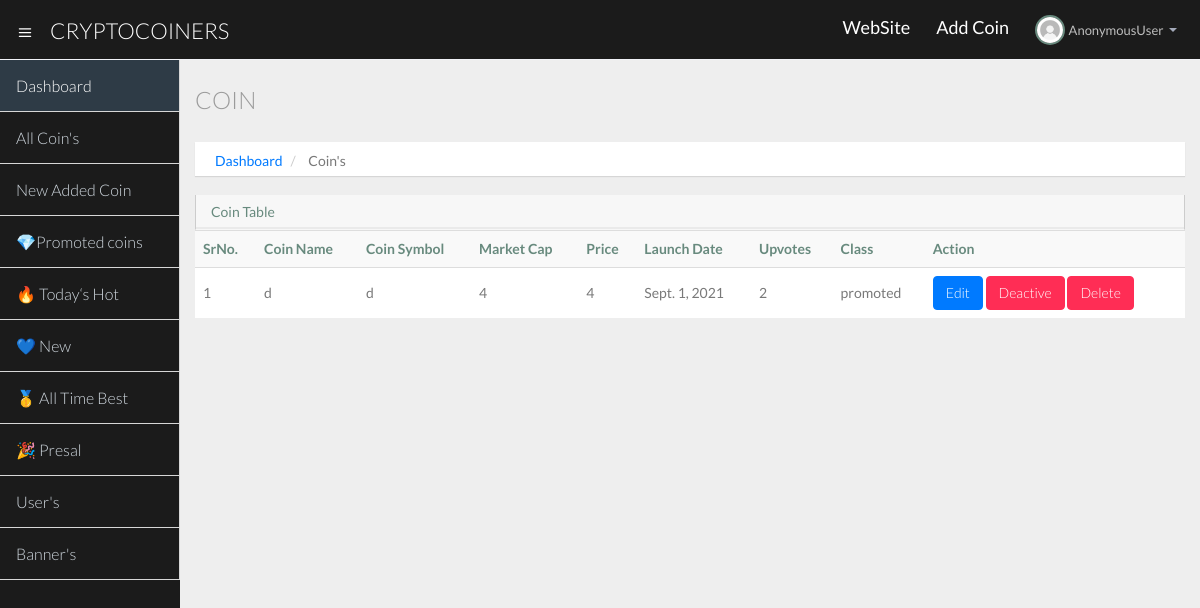
The app's page /promoted/, older data.
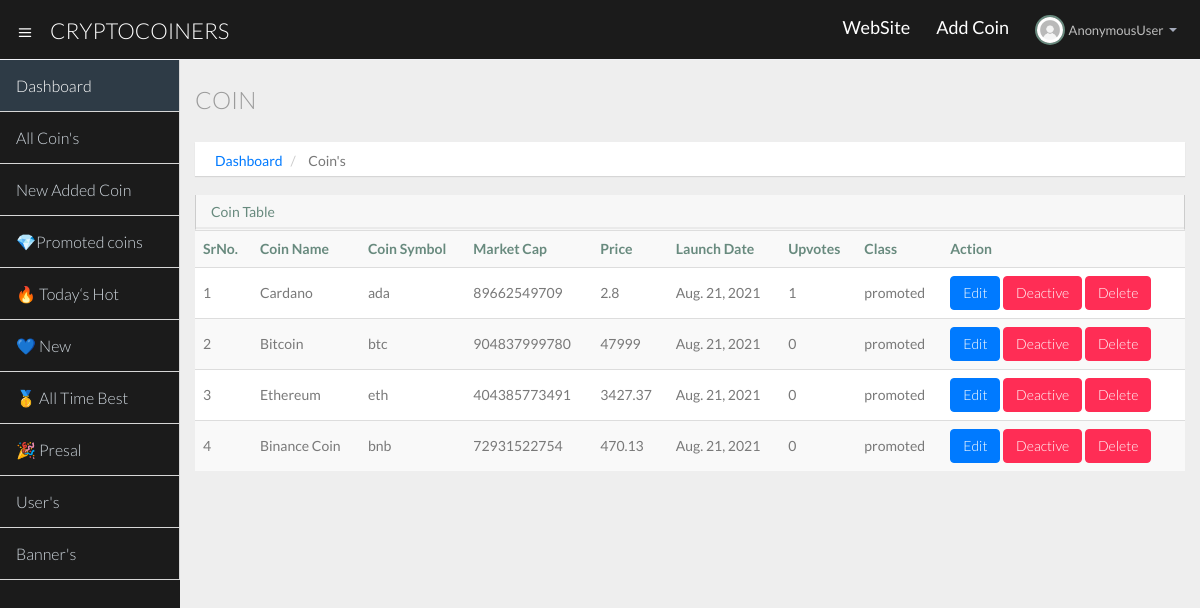
The same page, newer data.
### cryptocoinersite/models.py (models this page shows, shortened)
class Coin(models.Model):
    id = models.AutoField(primary_key=True)
    user = models.CharField(max_length=20)
    coin_id = models.CharField(max_length=200)
    coin_name = models.CharField(max_length=200)
    coin_symbol = models.CharField(max_length=200)
    coin_discription = models.CharField(max_length=800)
    coin_dis = models.CharField(max_length=800)
    market_cap = models.CharField(max_length=200)
    h1 = models.CharField(max_length=200)
    h24 = models.CharField(max_length=200)
    price = models.CharField(max_length=200)
    launch_date = models.DateField((""), auto_now=False, auto_now_add=False)
    website = models.CharField(max_length=200)
    telegram = models.CharField(max_length=200)
    twitter = models.CharField(max_length=200)
    discord = models.CharField(max_length=200)
    reddit = models.CharField(max_length=200)
    logo = models.CharField(max_length=200)
    additional_info = models.CharField(max_length=800)
    vote = models.IntegerField(default=0)
    image = models.CharField(max_length=900)
    post_date = models.DateTimeField(auto_now_add=True, blank=True)
    class_type = models.CharField(max_length= 100)
    coin_status =models.BooleanField(default=False)

### adminsite/views.py (the view)
# urls.py: path('promoted/', views.promoted, name='promoted'),
def promoted(request):
    allcoin = Coin.objects.filter(class_type='promoted')
    return render(request, 'adminsite/coin.html'  ,{'allcoin':allcoin})

### templates/adminsite/coin.html (shortened to what this page needs)
{% extends 'adminsite/basic.html' %}
{% block body %}
{% load static %}
<section id="main-content">
    <section class="wrapper">
        <div class="row">
            <div class="col-lg-12">
                <h3 class="page-header"> Coin</h3>
                <ol class="breadcrumb">
                    <li><a href="/dashboard">Dashboard</a></li>
                    <li>Coin's</li>
                </ol>
            </div>
        </div>
        <div class="row">
            <div class="col-lg-12">
                <section class="panel">
                    <header class="panel-heading">
                        Coin Table
                    </header>
                    <table class="table table-striped table-advance table-hover">
                        <tbody>
                            <tr>
                                <th> SrNo.</th>
                                <th> Coin Name</th>
                                <th> Coin Symbol</th>
                                <th> Market Cap</th>
                                <th> Price </th>
                                <th> Launch Date </th>
                                <th> Upvotes </th>
                                <th> Class </th>
                                <th> Action</th>
                            </tr>
                            {% if allcoin %}
                            {% for coin in allcoin %}
                            <tr>
                                <td>{{forloop.counter}}</td>
                                <td>{{coin.coin_name}}</td>
                                <td>{{coin.coin_symbol}}</td>
                                <td>{{coin.market_cap}}</td>
                                <td>{{coin.price}}</td>
                                <td>{{coin.launch_date}}</td>
                                <td>{{coin.vote}}</td>
                                <td>{{coin.class_type}}</td>
                                <td>
                                    <div class="">
                                         <a class="btn btn-primary" href="{% url 'update' coin.id %}">Edit</a>
                                        {% if coin.coin_status %}
                                        <a class="btn btn-success" href="{% url 'status' coin.id %}">Active</a>
                                        {% else %}
                                        <a class="btn btn-danger" href="{% url 'status' coin.id %}">Deactive</a>
                                        {% endif %}
                                        <a class="btn btn-danger" href="{% url 'delete' coin.id %}">Delete</a>
                                    </div>
                                </td>
                            </tr>
                            {% endfor %}
                            {% else %}
                            <tr>
                                <td class="text-center">no record found.</td>
                            </tr>
                            {% endif %}
                        </tbody>
                    </table>
                </section>
            </div>
        </div>
    </section>
</section>
{% endblock body %}

Row changes from the older to the newer data that the page shows:
removed Coin: coin_name "d", coin_symbol "d", market_cap "4", price "4", launch_date "Sept. 1, 2021", vote "2", class_type "promoted", coin_status "Deactive"
added Coin: coin_name "Cardano", coin_symbol "ada", market_cap "89662549709", price "2.8", launch_date "Aug. 21, 2021", vote "1", class_type "promoted", coin_status "Deactive"
added Coin: coin_name "Bitcoin", coin_symbol "btc", market_cap "904837999780", price "47999", launch_date "Aug. 21, 2021", vote "0", class_type "promoted", coin_status "Deactive"
added Coin: coin_name "Ethereum", coin_symbol "eth", market_cap "404385773491", price "3427.37", launch_date "Aug. 21, 2021", vote "0", class_type "promoted", coin_status "Deactive"
added Coin: coin_name "Binance Coin", coin_symbol "bnb", market_cap "72931522754", price "470.13", launch_date "Aug. 21, 2021", vote "0", class_type "promoted", coin_status "Deactive"
